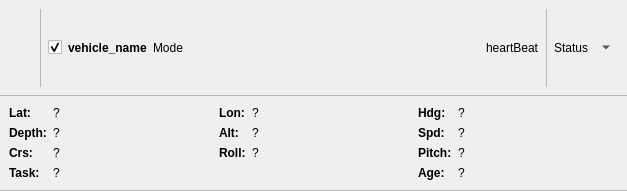
<?xml version="1.0" encoding="UTF-8"?>
<ui version="4.0">
 <class>VehicleLiveViewWidget</class>
 <widget class="QWidget" name="VehicleLiveViewWidget">
  <property name="geometry">
   <rect>
    <x>0</x>
    <y>0</y>
    <width>627</width>
    <height>191</height>
   </rect>
  </property>
  <property name="sizePolicy">
   <sizepolicy hsizetype="Preferred" vsizetype="Fixed">
    <horstretch>0</horstretch>
    <verstretch>0</verstretch>
   </sizepolicy>
  </property>
  <property name="windowTitle">
   <string>Form</string>
  </property>
  <property name="styleSheet">
   <string notr="true">#VehicleLiveViewWidget #header {
    background: palette(window);
    border-bottom: 1px solid palette(mid);
}

#VehicleLiveViewWidget[odd=&quot;true&quot;] #header {
    background: palette(alternate-base);
}

#VehicleLiveViewWidget #body {
    border-bottom: 1px solid palette(mid);
}
</string>
  </property>
  <layout class="QVBoxLayout" name="verticalLayout_2">
   <property name="spacing">
    <number>0</number>
   </property>
   <property name="leftMargin">
    <number>0</number>
   </property>
   <property name="topMargin">
    <number>0</number>
   </property>
   <property name="rightMargin">
    <number>0</number>
   </property>
   <property name="bottomMargin">
    <number>0</number>
   </property>
   <item>
    <widget class="QWidget" name="header" native="true">
     <property name="styleSheet">
      <string notr="true">#header {
    background: palette(window);
    border-bottom: 1px solid palette(mid);
}</string>
     </property>
     <layout class="QHBoxLayout" name="horizontalLayout_3">
      <item>
       <widget class="QgsColorButton" name="mapColorButton">
        <property name="minimumSize">
         <size>
          <width>24</width>
          <height>23</height>
         </size>
        </property>
        <property name="maximumSize">
         <size>
          <width>24</width>
          <height>23</height>
         </size>
        </property>
        <property name="toolTip">
         <string>&lt;b&gt;Change Map Color&lt;/b&gt;</string>
        </property>
        <property name="autoRaise">
         <bool>true</bool>
        </property>
        <property name="colorDialogTitle">
         <string>Select Map Color</string>
        </property>
        <property name="allowOpacity">
         <bool>false</bool>
        </property>
        <property name="showMenu">
         <bool>false</bool>
        </property>
        <property name="showNoColor">
         <bool>false</bool>
        </property>
       </widget>
      </item>
      <item>
       <widget class="Line" name="line">
        <property name="styleSheet">
         <string notr="true">color: palette(mid)</string>
        </property>
        <property name="frameShadow">
         <enum>QFrame::Plain</enum>
        </property>
        <property name="orientation">
         <enum>Qt::Vertical</enum>
        </property>
       </widget>
      </item>
      <item>
       <widget class="QCheckBox" name="showOnMapCheckBox">
        <property name="toolTip">
         <string>&lt;b&gt;Show on Map&lt;/b&gt;</string>
        </property>
        <property name="text">
         <string/>
        </property>
        <property name="checked">
         <bool>true</bool>
        </property>
       </widget>
      </item>
      <item>
       <widget class="QLabel" name="vehicleNameLabel">
        <property name="sizePolicy">
         <sizepolicy hsizetype="Preferred" vsizetype="Preferred">
          <horstretch>0</horstretch>
          <verstretch>0</verstretch>
         </sizepolicy>
        </property>
        <property name="font">
         <font>
          <weight>75</weight>
          <bold>true</bold>
         </font>
        </property>
        <property name="text">
         <string>vehicle_name</string>
        </property>
       </widget>
      </item>
      <item>
       <widget class="QLabel" name="modeLabel">
        <property name="text">
         <string>Mode</string>
        </property>
       </widget>
      </item>
      <item>
       <spacer name="horizontalSpacer_2">
        <property name="orientation">
         <enum>Qt::Horizontal</enum>
        </property>
        <property name="sizeHint" stdset="0">
         <size>
          <width>40</width>
          <height>20</height>
         </size>
        </property>
       </spacer>
      </item>
      <item>
       <widget class="QToolButton" name="lookAtButton">
        <property name="toolTip">
         <string>&lt;b&gt;Focus Vehicle&lt;/b&gt;</string>
        </property>
        <property name="text">
         <string/>
        </property>
        <property name="autoRaise">
         <bool>true</bool>
        </property>
       </widget>
      </item>
      <item>
       <widget class="QLabel" name="gifLabel">
        <property name="text">
         <string>heartBeat</string>
        </property>
       </widget>
      </item>
      <item>
       <widget class="Line" name="line_2">
        <property name="styleSheet">
         <string notr="true">color: palette(mid)</string>
        </property>
        <property name="frameShadow">
         <enum>QFrame::Plain</enum>
        </property>
        <property name="orientation">
         <enum>Qt::Vertical</enum>
        </property>
       </widget>
      </item>
      <item>
       <widget class="QLabel" name="statusLabel">
        <property name="text">
         <string>Status</string>
        </property>
       </widget>
      </item>
      <item>
       <widget class="QToolButton" name="collapseExpandButton">
        <property name="text">
         <string/>
        </property>
        <property name="iconSize">
         <size>
          <width>16</width>
          <height>16</height>
         </size>
        </property>
        <property name="toolButtonStyle">
         <enum>Qt::ToolButtonIconOnly</enum>
        </property>
        <property name="autoRaise">
         <bool>true</bool>
        </property>
        <property name="arrowType">
         <enum>Qt::DownArrow</enum>
        </property>
       </widget>
      </item>
     </layout>
    </widget>
   </item>
   <item>
    <widget class="QWidget" name="body" native="true">
     <layout class="QVBoxLayout" name="verticalLayout">
      <item>
       <layout class="QGridLayout" name="gridLayout">
        <item row="2" column="2">
         <widget class="QLabel" name="rollLabel">
          <property name="sizePolicy">
           <sizepolicy hsizetype="Maximum" vsizetype="Fixed">
            <horstretch>0</horstretch>
            <verstretch>0</verstretch>
           </sizepolicy>
          </property>
          <property name="font">
           <font>
            <weight>75</weight>
            <bold>true</bold>
           </font>
          </property>
          <property name="text">
           <string>Roll:</string>
          </property>
         </widget>
        </item>
        <item row="2" column="0">
         <widget class="QLabel" name="courseLabel">
          <property name="sizePolicy">
           <sizepolicy hsizetype="Maximum" vsizetype="Fixed">
            <horstretch>0</horstretch>
            <verstretch>0</verstretch>
           </sizepolicy>
          </property>
          <property name="font">
           <font>
            <weight>75</weight>
            <bold>true</bold>
           </font>
          </property>
          <property name="text">
           <string>Crs:</string>
          </property>
         </widget>
        </item>
        <item row="2" column="3">
         <widget class="QLabel" name="rollValueLabel">
          <property name="text">
           <string>?</string>
          </property>
         </widget>
        </item>
        <item row="1" column="0">
         <widget class="QLabel" name="depthLabel">
          <property name="sizePolicy">
           <sizepolicy hsizetype="Maximum" vsizetype="Fixed">
            <horstretch>0</horstretch>
            <verstretch>0</verstretch>
           </sizepolicy>
          </property>
          <property name="font">
           <font>
            <weight>75</weight>
            <bold>true</bold>
           </font>
          </property>
          <property name="text">
           <string>Depth:</string>
          </property>
         </widget>
        </item>
        <item row="0" column="1">
         <widget class="QLabel" name="latValueLabel">
          <property name="text">
           <string>?</string>
          </property>
         </widget>
        </item>
        <item row="3" column="5">
         <widget class="QLabel" name="ageValueLabel">
          <property name="text">
           <string>?</string>
          </property>
         </widget>
        </item>
        <item row="1" column="5">
         <widget class="QLabel" name="speedValueLabel">
          <property name="text">
           <string>?</string>
          </property>
         </widget>
        </item>
        <item row="1" column="2">
         <widget class="QLabel" name="altitudeLabel">
          <property name="sizePolicy">
           <sizepolicy hsizetype="Maximum" vsizetype="Fixed">
            <horstretch>0</horstretch>
            <verstretch>0</verstretch>
           </sizepolicy>
          </property>
          <property name="font">
           <font>
            <weight>75</weight>
            <bold>true</bold>
           </font>
          </property>
          <property name="text">
           <string>Alt:</string>
          </property>
         </widget>
        </item>
        <item row="3" column="1" colspan="3">
         <widget class="QLabel" name="taskValueLabel">
          <property name="text">
           <string>?</string>
          </property>
         </widget>
        </item>
        <item row="1" column="1">
         <widget class="QLabel" name="depthValueLabel">
          <property name="text">
           <string>?</string>
          </property>
         </widget>
        </item>
        <item row="0" column="3">
         <widget class="QLabel" name="lonValueLabel">
          <property name="text">
           <string>?</string>
          </property>
         </widget>
        </item>
        <item row="2" column="5">
         <widget class="QLabel" name="pitchValueLabel">
          <property name="text">
           <string>?</string>
          </property>
         </widget>
        </item>
        <item row="2" column="1">
         <widget class="QLabel" name="courseValueLabel">
          <property name="text">
           <string>?</string>
          </property>
         </widget>
        </item>
        <item row="3" column="0">
         <widget class="QLabel" name="taskLabel">
          <property name="sizePolicy">
           <sizepolicy hsizetype="Maximum" vsizetype="Fixed">
            <horstretch>0</horstretch>
            <verstretch>0</verstretch>
           </sizepolicy>
          </property>
          <property name="font">
           <font>
            <weight>75</weight>
            <bold>true</bold>
           </font>
          </property>
          <property name="text">
           <string>Task:</string>
          </property>
         </widget>
        </item>
        <item row="0" column="4">
         <widget class="QLabel" name="headingLabel">
          <property name="sizePolicy">
           <sizepolicy hsizetype="Maximum" vsizetype="Fixed">
            <horstretch>0</horstretch>
            <verstretch>0</verstretch>
           </sizepolicy>
          </property>
          <property name="font">
           <font>
            <weight>75</weight>
            <bold>true</bold>
           </font>
          </property>
          <property name="text">
           <string>Hdg:</string>
          </property>
         </widget>
        </item>
        <item row="2" column="4">
         <widget class="QLabel" name="pitchLabel">
          <property name="sizePolicy">
           <sizepolicy hsizetype="Maximum" vsizetype="Fixed">
            <horstretch>0</horstretch>
            <verstretch>0</verstretch>
           </sizepolicy>
          </property>
          <property name="font">
           <font>
            <weight>75</weight>
            <bold>true</bold>
           </font>
          </property>
          <property name="text">
           <string>Pitch:</string>
          </property>
         </widget>
        </item>
        <item row="3" column="4">
         <widget class="QLabel" name="ageLabel">
          <property name="sizePolicy">
           <sizepolicy hsizetype="Maximum" vsizetype="Fixed">
            <horstretch>0</horstretch>
            <verstretch>0</verstretch>
           </sizepolicy>
          </property>
          <property name="font">
           <font>
            <weight>75</weight>
            <bold>true</bold>
           </font>
          </property>
          <property name="text">
           <string>Age:</string>
          </property>
         </widget>
        </item>
        <item row="0" column="5">
         <widget class="QLabel" name="headingValueLabel">
          <property name="text">
           <string>?</string>
          </property>
         </widget>
        </item>
        <item row="1" column="4">
         <widget class="QLabel" name="speedLabel">
          <property name="sizePolicy">
           <sizepolicy hsizetype="Maximum" vsizetype="Preferred">
            <horstretch>0</horstretch>
            <verstretch>0</verstretch>
           </sizepolicy>
          </property>
          <property name="font">
           <font>
            <weight>75</weight>
            <bold>true</bold>
           </font>
          </property>
          <property name="text">
           <string>Spd:</string>
          </property>
         </widget>
        </item>
        <item row="1" column="3">
         <widget class="QLabel" name="altitudeValueLabel">
          <property name="text">
           <string>?</string>
          </property>
         </widget>
        </item>
        <item row="0" column="2">
         <widget class="QLabel" name="lonLabel">
          <property name="sizePolicy">
           <sizepolicy hsizetype="Maximum" vsizetype="Fixed">
            <horstretch>0</horstretch>
            <verstretch>0</verstretch>
           </sizepolicy>
          </property>
          <property name="font">
           <font>
            <weight>75</weight>
            <bold>true</bold>
           </font>
          </property>
          <property name="text">
           <string>Lon:</string>
          </property>
         </widget>
        </item>
        <item row="0" column="0">
         <widget class="QLabel" name="latLabel">
          <property name="sizePolicy">
           <sizepolicy hsizetype="Maximum" vsizetype="Fixed">
            <horstretch>0</horstretch>
            <verstretch>0</verstretch>
           </sizepolicy>
          </property>
          <property name="font">
           <font>
            <weight>75</weight>
            <bold>true</bold>
           </font>
          </property>
          <property name="text">
           <string>Lat:</string>
          </property>
         </widget>
        </item>
       </layout>
      </item>
     </layout>
    </widget>
   </item>
  </layout>
 </widget>
 <customwidgets>
  <customwidget>
   <class>QgsColorButton</class>
   <extends>QToolButton</extends>
   <header>qgscolorbutton.h</header>
  </customwidget>
 </customwidgets>
 <resources/>
 <connections/>
</ui>
